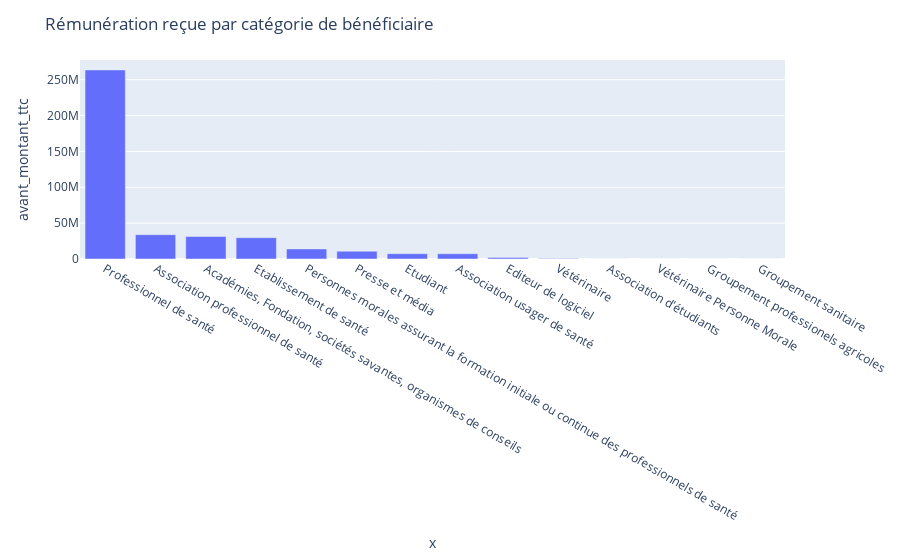

The notebook cell this image was saved under:
### Code cell
fig = px.bar(avantage_recu_benef, x=avantage_recu_benef.index, y='avant_montant_ttc')
fig.update_layout(title_text='Rémunération reçue par catégorie de bénéficiaire',)
fig.show()

### Figure 1 — Plotly figure (JSON) as saved in the notebook; plotly's stock layout.template omitted (floating-point values rounded to 4 significant figures)
{"data": [{"alignmentgroup": "True", "hoverlabel": {"namelength": 0}, "hovertemplate": "x=%{x}<br>avant_montant_ttc=%{y}", "legendgroup": "", "marker": {"color": "#636efa"}, "name": "", "offsetgroup": "", "orientation": "v", "showlegend": false, "textposition": "auto", "type": "bar", "x": ["Professionnel de santé", "Association professionnel de santé", "Académies, Fondation, sociétés savantes, organismes de conseils", "Etablissement de santé", "Personnes morales assurant la formation initiale ou continue des professionnels de santé", "Presse et média", "Etudiant", "Association usager de santé", "Editeur de logiciel", "Vétérinaire", "Association d'étudiants", "Vétérinaire Personne Morale", "Groupement professionels agricoles", "Groupement sanitaire"], "xaxis": "x", "y": [263609068, 33883023, 31419539, 29711417, 14021080, 10803801, 7357059, 7330485, 1932572, 680809, 39560, 3246, 837, 253], "yaxis": "y"}], "layout": {"barmode": "relative", "legend": {"tracegroupgap": 0}, "margin": {"t": 60}, "title": {"text": "Rémunération reçue par catégorie de bénéficiaire"}, "xaxis": {"anchor": "y", "domain": [0, 1], "title": {"text": "x"}}, "yaxis": {"anchor": "x", "domain": [0, 1], "title": {"text": "avant_montant_ttc"}}}}
